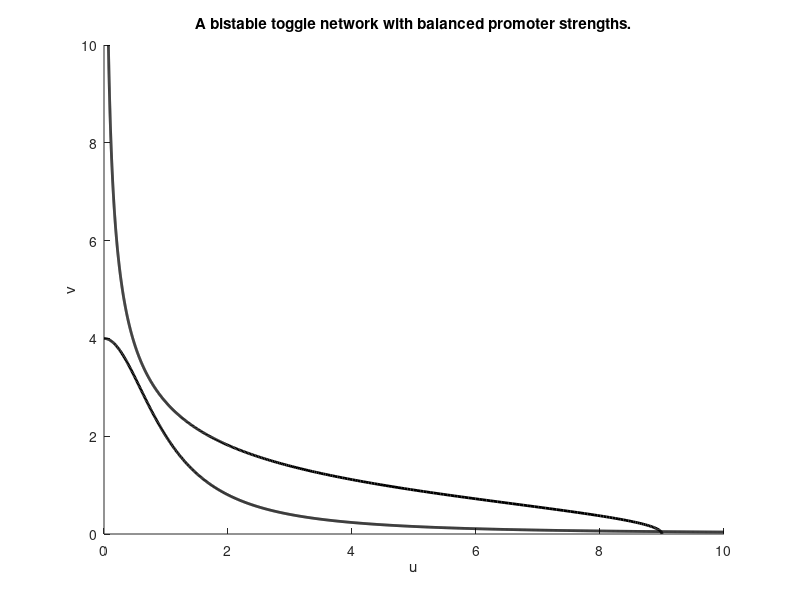

Source code (MATLAB):
figure
hold on

alpha_2 = 4;
gamma = 2;
u = 0:0.01:10;
v = alpha_2./(1 + u.^gamma);
plot(u, v, 'k', 'LineWidth', 2)

alpha_1 = 9;
beta = 2.1;
v = 0:0.01:10;
u = alpha_1./(1 + v.^beta);
plot(u, v, 'k', 'LineWidth', 2)

xlabel('u')
ylabel('v')
title('A bistable toggle network with balanced promoter strengths.')